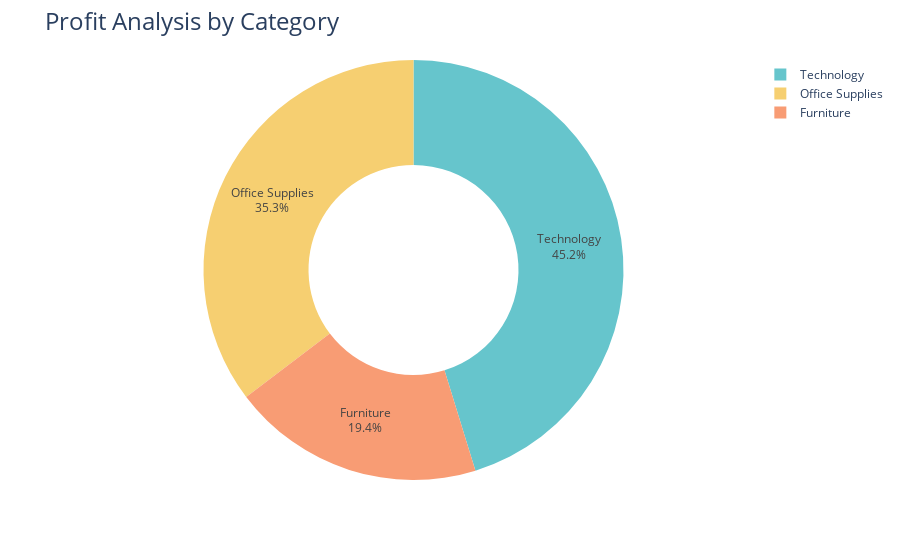

Notebook source saved alongside this figure:
### Code cell
profit_by_category = data.groupby('category')['profit'].sum().reset_index()
fig = px.pie(profit_by_category,
values='profit',
names='category',
hole=0.5,
color_discrete_sequence=px.colors.qualitative.Pastel)
fig.update_traces(textposition='inside', textinfo='percent+label')
fig.update_layout(title_text='Profit Analysis by Category',
title_font=dict(size=24))
fig.show()

### Figure 1 — Plotly figure (JSON) as saved in the notebook; plotly's stock layout.template omitted (floating-point values rounded to 4 significant figures)
{"data": [{"domain": {"x": [0, 1], "y": [0, 1]}, "hole": 0.5, "hovertemplate": "category=%{label}<br>profit=%{value}<extra></extra>", "labels": ["Furniture", "Office Supplies", "Technology"], "legendgroup": "", "name": "", "showlegend": true, "textinfo": "percent+label", "textposition": "inside", "type": "pie", "values": [285200.0, 518500.0, 663800.0]}], "layout": {"legend": {"tracegroupgap": 0}, "margin": {"t": 60}, "piecolorway": ["rgb(102, 197, 204)", "rgb(246, 207, 113)", "rgb(248, 156, 116)", "rgb(220, 176, 242)", "rgb(135, 197, 95)", "rgb(158, 185, 243)", "rgb(254, 136, 177)", "rgb(201, 219, 116)", "rgb(139, 224, 164)", "rgb(180, 151, 231)", "rgb(179, 179, 179)"], "title": {"font": {"size": 24}, "text": "Profit Analysis by Category"}}}
